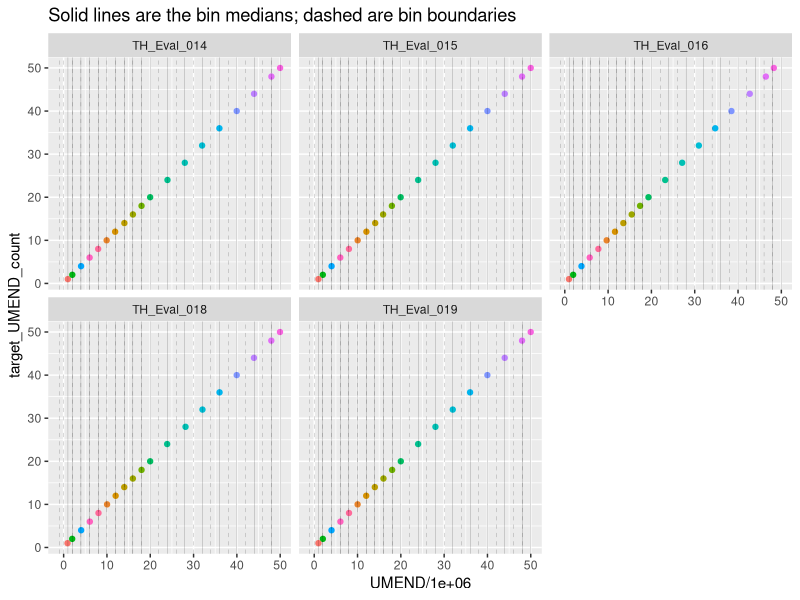

Generate this figure with R:
## ---- chunk 1

library(tidyverse); citation("tidyverse")
library(forcats); citation("forcats")
library(knitr); citation("knitr")

## ---- chunk 2

read_counts <- read_tsv("../data/read_counts.txt", 
                        col_names = c("sample_id", "measurement", "read_count")) 

parent_publication_ids <- read_tsv("../data/parent_sample_data_source.tsv") %>%
  select(Eval_ID, publication_id)

## ---- chunk 3

UMEND_read_counts <- read_counts %>% 
	mutate(
		target_UMEND_count=as.numeric(gsub("^.*_est([0-9]*)M_.*$", "\\1", sample_id)),
		parent_id = gsub("_est.*$", "", sample_id),
		measurement = factor(measurement,
		                     levels = c("total_sequences",
		                                "Uniquely_mapped_read_count",
		                                "Uniquely_mapped_non_duplicate_read_count",
		                                "UMEND"))) %>%
  filter(measurement == "UMEND") %>% 
  select(-measurement) %>%
  rename(UMEND = read_count) %>%
  left_join(parent_publication_ids,
            by = c(parent_id = "Eval_ID"))

## ---- chunk 4

selected_subset_depths <- tibble(target_UMEND_count = c(1, seq(4, 48, by = 4)))
selected_subset_depths$median_of_depth_bin <- selected_subset_depths$target_UMEND_count
selected_subset_depths$median_of_depth_bin[selected_subset_depths$target_UMEND_count == 1] <- 0

## ---- chunk 5

closest_samples <- NULL
for (this_parent_id in parent_publication_ids$Eval_ID) {
  for (this_target_UMEND_count in selected_subset_depths$target_UMEND_count) {
    # this_parent_id = "TH_Eval_016"
    # this_target_UMEND_count = 48
    closest_subsample <- UMEND_read_counts %>%
      filter(parent_id == this_parent_id) %>%
      mutate(dist_from_this_target_UMEND_count = abs(UMEND/1E6-this_target_UMEND_count )) %>%
      arrange(dist_from_this_target_UMEND_count) %>%
      top_n(-1, dist_from_this_target_UMEND_count)
    
    closest_samples <- bind_rows(closest_samples,
                                 tibble(parent_id=this_parent_id, 
                                        target_UMEND_count=this_target_UMEND_count,
                                        closest_sample = closest_subsample$sample_id,
                                        target_UMEND_count_of_closest_sample = closest_subsample$target_UMEND_count,
                                        publication_id = closest_subsample$publication_id))
  }
}

## ---- chunk 6

  closest_samples %>%
    filter(target_UMEND_count_of_closest_sample != target_UMEND_count)

## ---- chunk 7

selected_samples <- closest_samples %>%
  select(sample_id = closest_sample, target_UMEND_count, parent_id, publication_id) %>%
  left_join(selected_subset_depths, by = "target_UMEND_count") %>%
  select(-publication_id, everything())

write_tsv(selected_samples, "../data/evenly_selected_subsamples_with_binwidth_4.tsv")

## ---- chunk 8

ggplot(UMEND_read_counts) + 
  geom_point(aes(x = UMEND/1e6, y = target_UMEND_count, color = as.character(target_UMEND_count))) +
  geom_vline(aes(xintercept = target_UMEND_count), size = 0.05) + 
  geom_vline(aes(xintercept = target_UMEND_count - 2), linetype = "dashed", size = 0.05) + 
  facet_wrap(~parent_id) + 
  theme(legend.position = "none") + 
  ggtitle("Solid lines are the bin medians; dashed are bin boundaries")

